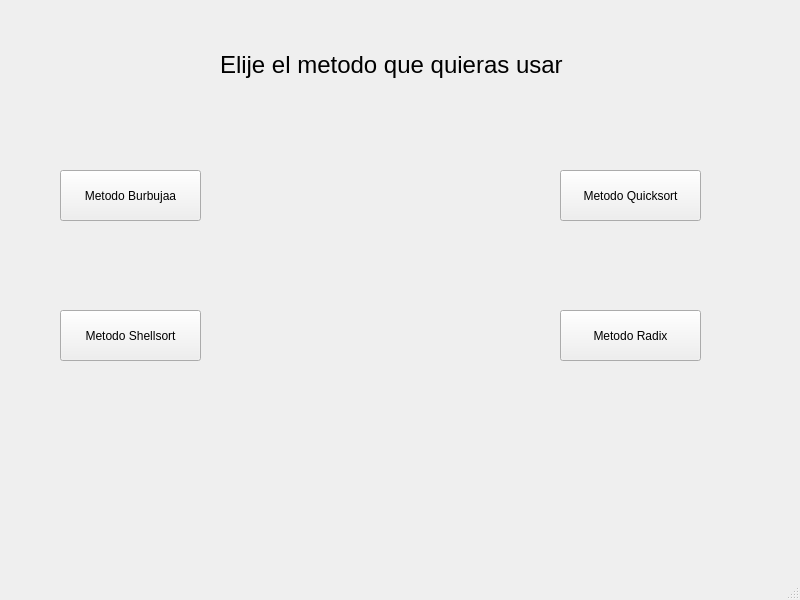
<?xml version="1.0" encoding="UTF-8"?>
<ui version="4.0">
 <class>MainWindow</class>
 <widget class="QMainWindow" name="MainWindow">
  <property name="geometry">
   <rect>
    <x>0</x>
    <y>0</y>
    <width>800</width>
    <height>600</height>
   </rect>
  </property>
  <property name="windowTitle">
   <string>MainWindow</string>
  </property>
  <widget class="QWidget" name="centralwidget">
   <widget class="QPushButton" name="pushButton_Burbuja">
    <property name="geometry">
     <rect>
      <x>60</x>
      <y>170</y>
      <width>141</width>
      <height>51</height>
     </rect>
    </property>
    <property name="text">
     <string>Metodo Burbujaa</string>
    </property>
   </widget>
   <widget class="QPushButton" name="pushButton_Qui">
    <property name="geometry">
     <rect>
      <x>560</x>
      <y>170</y>
      <width>141</width>
      <height>51</height>
     </rect>
    </property>
    <property name="text">
     <string>Metodo Quicksort</string>
    </property>
   </widget>
   <widget class="QPushButton" name="pushButton_Ra">
    <property name="geometry">
     <rect>
      <x>560</x>
      <y>310</y>
      <width>141</width>
      <height>51</height>
     </rect>
    </property>
    <property name="text">
     <string>Metodo Radix</string>
    </property>
   </widget>
   <widget class="QPushButton" name="pushButton_She">
    <property name="geometry">
     <rect>
      <x>60</x>
      <y>310</y>
      <width>141</width>
      <height>51</height>
     </rect>
    </property>
    <property name="text">
     <string>Metodo Shellsort</string>
    </property>
   </widget>
   <widget class="QLabel" name="label">
    <property name="geometry">
     <rect>
      <x>220</x>
      <y>30</y>
      <width>621</width>
      <height>71</height>
     </rect>
    </property>
    <property name="text">
     <string>&lt;html&gt;&lt;head/&gt;&lt;body&gt;&lt;p&gt;&lt;span style=&quot; font-size:18pt;&quot;&gt;Elije el metodo que quieras usar &lt;/span&gt;&lt;/p&gt;&lt;/body&gt;&lt;/html&gt;</string>
    </property>
   </widget>
  </widget>
  <widget class="QStatusBar" name="statusbar"/>
 </widget>
 <resources/>
 <connections/>
</ui>
